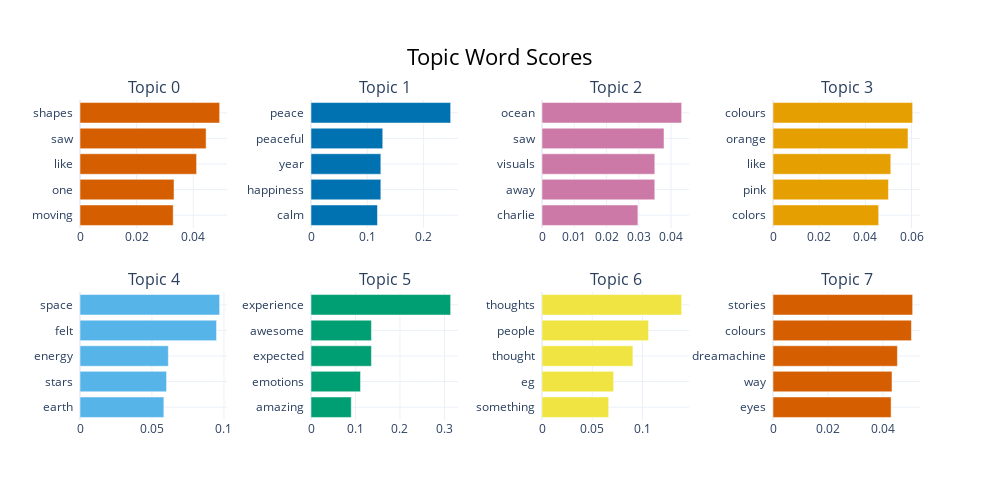

Notebook cell for this chart:
### Code cell
model.visualize_barchart() #Visualize the top 10 topics

### Figure 1 — Plotly figure (JSON) as saved in the notebook; plotly's stock layout.template omitted (floating-point values rounded to 4 significant figures)
{"data": [{"marker": {"color": "#D55E00"}, "orientation": "h", "type": "bar", "x": [0.03291, 0.0332, 0.04117, 0.04453, 0.04931], "xaxis": "x", "y": ["moving  ", "one  ", "like  ", "saw  ", "shapes  "], "yaxis": "y"}, {"marker": {"color": "#0072B2"}, "orientation": "h", "type": "bar", "x": [0.1181, 0.124, 0.124, 0.1274, 0.248], "xaxis": "x2", "y": ["calm  ", "happiness  ", "year  ", "peaceful  ", "peace  "], "yaxis": "y2"}, {"marker": {"color": "#CC79A7"}, "orientation": "h", "type": "bar", "x": [0.02973, 0.03496, 0.03496, 0.03781, 0.04328], "xaxis": "x3", "y": ["charlie  ", "away  ", "visuals  ", "saw  ", "ocean  "], "yaxis": "y3"}, {"marker": {"color": "#E69F00"}, "orientation": "h", "type": "bar", "x": [0.04576, 0.05, 0.05102, 0.05846, 0.06048], "xaxis": "x4", "y": ["colors  ", "pink  ", "like  ", "orange  ", "colours  "], "yaxis": "y4"}, {"marker": {"color": "#56B4E9"}, "orientation": "h", "type": "bar", "x": [0.05827, 0.06014, 0.06138, 0.09487, 0.09702], "xaxis": "x5", "y": ["earth  ", "stars  ", "energy  ", "felt  ", "space  "], "yaxis": "y5"}, {"marker": {"color": "#009E73"}, "orientation": "h", "type": "bar", "x": [0.09049, 0.1113, 0.1358, 0.1358, 0.3138], "xaxis": "x6", "y": ["amazing  ", "emotions  ", "expected  ", "awesome  ", "experience  "], "yaxis": "y6"}, {"marker": {"color": "#F0E442"}, "orientation": "h", "type": "bar", "x": [0.06631, 0.07126, 0.09043, 0.106, 0.1389], "xaxis": "x7", "y": ["something  ", "eg  ", "thought  ", "people  ", "thoughts  "], "yaxis": "y7"}, {"marker": {"color": "#D55E00"}, "orientation": "h", "type": "bar", "x": [0.04296, 0.04328, 0.04525, 0.05035, 0.05079], "xaxis": "x8", "y": ["eyes  ", "way  ", "dreamachine  ", "colours  ", "stories  "], "yaxis": "y8"}], "layout": {"annotations": [{"font": {"size": 16}, "showarrow": false, "text": "Topic 0", "x": 0.0875, "xanchor": "center", "xref": "paper", "y": 1, "yanchor": "bottom", "yref": "paper"}, {"font": {"size": 16}, "showarrow": false, "text": "Topic 1", "x": 0.3625, "xanchor": "center", "xref": "paper", "y": 1, "yanchor": "bottom", "yref": "paper"}, {"font": {"size": 16}, "showarrow": false, "text": "Topic 2", "x": 0.6375, "xanchor": "center", "xref": "paper", "y": 1, "yanchor": "bottom", "yref": "paper"}, {"font": {"size": 16}, "showarrow": false, "text": "Topic 3", "x": 0.9125, "xanchor": "center", "xref": "paper", "y": 1, "yanchor": "bottom", "yref": "paper"}, {"font": {"size": 16}, "showarrow": false, "text": "Topic 4", "x": 0.0875, "xanchor": "center", "xref": "paper", "y": 0.4, "yanchor": "bottom", "yref": "paper"}, {"font": {"size": 16}, "showarrow": false, "text": "Topic 5", "x": 0.3625, "xanchor": "center", "xref": "paper", "y": 0.4, "yanchor": "bottom", "yref": "paper"}, {"font": {"size": 16}, "showarrow": false, "text": "Topic 6", "x": 0.6375, "xanchor": "center", "xref": "paper", "y": 0.4, "yanchor": "bottom", "yref": "paper"}, {"font": {"size": 16}, "showarrow": false, "text": "Topic 7", "x": 0.9125, "xanchor": "center", "xref": "paper", "y": 0.4, "yanchor": "bottom", "yref": "paper"}], "height": 500, "hoverlabel": {"bgcolor": "white", "font": {"family": "Rockwell", "size": 16}}, "showlegend": false, "title": {"font": {"color": "Black", "size": 22}, "text": "Topic Word Scores", "x": 0.5, "xanchor": "center", "yanchor": "top"}, "width": 1000, "xaxis": {"anchor": "y", "domain": [0, 0.175], "showgrid": true}, "xaxis2": {"anchor": "y2", "domain": [0.275, 0.45], "showgrid": true}, "xaxis3": {"anchor": "y3", "domain": [0.55, 0.725], "showgrid": true}, "xaxis4": {"anchor": "y4", "domain": [0.825, 1], "showgrid": true}, "xaxis5": {"anchor": "y5", "domain": [0, 0.175], "showgrid": true}, "xaxis6": {"anchor": "y6", "domain": [0.275, 0.45], "showgrid": true}, "xaxis7": {"anchor": "y7", "domain": [0.55, 0.725], "showgrid": true}, "xaxis8": {"anchor": "y8", "domain": [0.825, 1], "showgrid": true}, "yaxis": {"anchor": "x", "domain": [0.6, 1], "showgrid": true}, "yaxis2": {"anchor": "x2", "domain": [0.6, 1], "showgrid": true}, "yaxis3": {"anchor": "x3", "domain": [0.6, 1], "showgrid": true}, "yaxis4": {"anchor": "x4", "domain": [0.6, 1], "showgrid": true}, "yaxis5": {"anchor": "x5", "domain": [0, 0.4], "showgrid": true}, "yaxis6": {"anchor": "x6", "domain": [0, 0.4], "showgrid": true}, "yaxis7": {"anchor": "x7", "domain": [0, 0.4], "showgrid": true}, "yaxis8": {"anchor": "x8", "domain": [0, 0.4], "showgrid": true}}}
